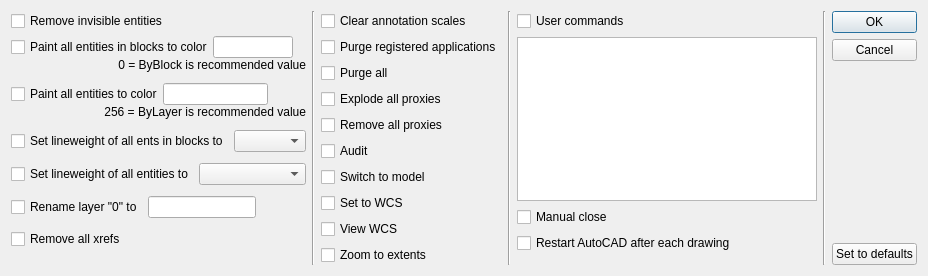
<?xml version="1.0" encoding="UTF-8"?>
<ui version="4.0">
 <class>PreloadParamsDlg</class>
 <widget class="QDialog" name="PreloadParamsDlg">
  <property name="geometry">
   <rect>
    <x>0</x>
    <y>0</y>
    <width>896</width>
    <height>260</height>
   </rect>
  </property>
  <property name="windowTitle">
   <string>Processing parameters for drawings</string>
  </property>
  <property name="locale">
   <locale language="English" country="UnitedStates"/>
  </property>
  <layout class="QHBoxLayout" name="horizontalLayout_8" stretch="0,0,0,0,1,0,0">
   <item>
    <layout class="QVBoxLayout" name="verticalLayout">
     <property name="spacing">
      <number>5</number>
     </property>
     <item>
      <widget class="QCheckBox" name="cbRemoveInvisible">
       <property name="text">
        <string>Remove invisible entities</string>
       </property>
      </widget>
     </item>
     <item>
      <layout class="QVBoxLayout" name="verticalLayout_5">
       <property name="spacing">
        <number>0</number>
       </property>
       <item>
        <layout class="QHBoxLayout" name="horizontalLayout">
         <item>
          <widget class="QCheckBox" name="cbColorBlocks">
           <property name="text">
            <string>Paint all entities in blocks to color</string>
           </property>
          </widget>
         </item>
         <item>
          <widget class="QLineEdit" name="leColorBlocks">
           <property name="alignment">
            <set>Qt::AlignCenter</set>
           </property>
          </widget>
         </item>
         <item>
          <spacer name="horizontalSpacer">
           <property name="orientation">
            <enum>Qt::Horizontal</enum>
           </property>
           <property name="sizeHint" stdset="0">
            <size>
             <width>40</width>
             <height>20</height>
            </size>
           </property>
          </spacer>
         </item>
        </layout>
       </item>
       <item>
        <layout class="QHBoxLayout" name="horizontalLayout_6">
         <property name="bottomMargin">
          <number>6</number>
         </property>
         <item>
          <widget class="QLabel" name="label">
           <property name="text">
            <string>0 = ByBlock is recommended value</string>
           </property>
           <property name="alignment">
            <set>Qt::AlignRight|Qt::AlignTrailing|Qt::AlignVCenter</set>
           </property>
          </widget>
         </item>
        </layout>
       </item>
      </layout>
     </item>
     <item>
      <layout class="QVBoxLayout" name="verticalLayout_6">
       <property name="spacing">
        <number>0</number>
       </property>
       <item>
        <layout class="QHBoxLayout" name="horizontalLayout_2">
         <item>
          <widget class="QCheckBox" name="cbColorEntities">
           <property name="text">
            <string>Paint all entities to color</string>
           </property>
          </widget>
         </item>
         <item>
          <widget class="QLineEdit" name="leColorEntities">
           <property name="alignment">
            <set>Qt::AlignCenter</set>
           </property>
          </widget>
         </item>
         <item>
          <spacer name="horizontalSpacer_2">
           <property name="orientation">
            <enum>Qt::Horizontal</enum>
           </property>
           <property name="sizeHint" stdset="0">
            <size>
             <width>40</width>
             <height>20</height>
            </size>
           </property>
          </spacer>
         </item>
        </layout>
       </item>
       <item>
        <layout class="QHBoxLayout" name="horizontalLayout_7">
         <property name="bottomMargin">
          <number>6</number>
         </property>
         <item>
          <widget class="QLabel" name="label_2">
           <property name="text">
            <string>256 = ByLayer is recommended value</string>
           </property>
           <property name="alignment">
            <set>Qt::AlignRight|Qt::AlignTrailing|Qt::AlignVCenter</set>
           </property>
          </widget>
         </item>
        </layout>
       </item>
      </layout>
     </item>
     <item>
      <layout class="QHBoxLayout" name="horizontalLayout_3">
       <property name="bottomMargin">
        <number>6</number>
       </property>
       <item>
        <widget class="QCheckBox" name="cbLWBlocks">
         <property name="text">
          <string>Set lineweight of all ents in blocks to</string>
         </property>
        </widget>
       </item>
       <item>
        <widget class="QComboBox" name="listLWBlocks">
         <property name="sizeAdjustPolicy">
          <enum>QComboBox::AdjustToContents</enum>
         </property>
        </widget>
       </item>
      </layout>
     </item>
     <item>
      <layout class="QHBoxLayout" name="horizontalLayout_5">
       <property name="bottomMargin">
        <number>6</number>
       </property>
       <item>
        <widget class="QCheckBox" name="cbLWEntities">
         <property name="text">
          <string>Set lineweight of all entities to</string>
         </property>
        </widget>
       </item>
       <item>
        <widget class="QComboBox" name="listLWEntities">
         <property name="sizeAdjustPolicy">
          <enum>QComboBox::AdjustToContents</enum>
         </property>
        </widget>
       </item>
      </layout>
     </item>
     <item>
      <layout class="QHBoxLayout" name="horizontalLayout_4">
       <property name="bottomMargin">
        <number>6</number>
       </property>
       <item>
        <widget class="QCheckBox" name="cbRename0">
         <property name="text">
          <string>Rename layer &quot;0&quot; to</string>
         </property>
        </widget>
       </item>
       <item>
        <widget class="QLineEdit" name="leLayer0"/>
       </item>
       <item>
        <spacer name="horizontalSpacer_4">
         <property name="orientation">
          <enum>Qt::Horizontal</enum>
         </property>
         <property name="sizeHint" stdset="0">
          <size>
           <width>40</width>
           <height>20</height>
          </size>
         </property>
        </spacer>
       </item>
      </layout>
     </item>
     <item>
      <widget class="QCheckBox" name="cbRemoveXrefs">
       <property name="text">
        <string>Remove all xrefs</string>
       </property>
      </widget>
     </item>
     <item>
      <spacer name="verticalSpacer">
       <property name="orientation">
        <enum>Qt::Vertical</enum>
       </property>
       <property name="sizeHint" stdset="0">
        <size>
         <width>20</width>
         <height>40</height>
        </size>
       </property>
      </spacer>
     </item>
    </layout>
   </item>
   <item>
    <widget class="Line" name="line">
     <property name="orientation">
      <enum>Qt::Vertical</enum>
     </property>
    </widget>
   </item>
   <item>
    <layout class="QVBoxLayout" name="verticalLayout_2">
     <item>
      <widget class="QCheckBox" name="cbClearAnnoScales">
       <property name="text">
        <string>Clear annotation scales</string>
       </property>
      </widget>
     </item>
     <item>
      <widget class="QCheckBox" name="cbPurgeRegApps">
       <property name="text">
        <string>Purge registered applications</string>
       </property>
      </widget>
     </item>
     <item>
      <widget class="QCheckBox" name="cbPurgeAll">
       <property name="text">
        <string>Purge all</string>
       </property>
      </widget>
     </item>
     <item>
      <widget class="QCheckBox" name="cbExplodeProxy">
       <property name="text">
        <string>Explode all proxies</string>
       </property>
      </widget>
     </item>
     <item>
      <widget class="QCheckBox" name="cbRemoveProxy">
       <property name="text">
        <string>Remove all proxies</string>
       </property>
      </widget>
     </item>
     <item>
      <widget class="QCheckBox" name="cbAudit">
       <property name="text">
        <string>Audit</string>
       </property>
      </widget>
     </item>
     <item>
      <widget class="QCheckBox" name="cbSwitchToModel">
       <property name="text">
        <string>Switch to model</string>
       </property>
      </widget>
     </item>
     <item>
      <widget class="QCheckBox" name="cbSetWCS">
       <property name="text">
        <string>Set to WCS</string>
       </property>
      </widget>
     </item>
     <item>
      <widget class="QCheckBox" name="cbViewWCS">
       <property name="text">
        <string>View WCS</string>
       </property>
      </widget>
     </item>
     <item>
      <widget class="QCheckBox" name="cbZoomE">
       <property name="text">
        <string>Zoom to extents</string>
       </property>
      </widget>
     </item>
     <item>
      <spacer name="verticalSpacer_2">
       <property name="orientation">
        <enum>Qt::Vertical</enum>
       </property>
       <property name="sizeHint" stdset="0">
        <size>
         <width>20</width>
         <height>40</height>
        </size>
       </property>
      </spacer>
     </item>
    </layout>
   </item>
   <item>
    <widget class="Line" name="line_2">
     <property name="orientation">
      <enum>Qt::Vertical</enum>
     </property>
    </widget>
   </item>
   <item>
    <layout class="QVBoxLayout" name="verticalLayout_3">
     <item>
      <widget class="QCheckBox" name="cbUserCommands">
       <property name="text">
        <string>User commands</string>
       </property>
      </widget>
     </item>
     <item>
      <widget class="QPlainTextEdit" name="ptUserCommands">
       <property name="minimumSize">
        <size>
         <width>300</width>
         <height>0</height>
        </size>
       </property>
      </widget>
     </item>
     <item>
      <widget class="QCheckBox" name="cbManualClose">
       <property name="text">
        <string>Manual close</string>
       </property>
      </widget>
     </item>
     <item>
      <widget class="QCheckBox" name="cbRestartAfterEach">
       <property name="text">
        <string>Restart AutoCAD after each drawing</string>
       </property>
      </widget>
     </item>
     <item>
      <spacer name="verticalSpacer_3">
       <property name="orientation">
        <enum>Qt::Vertical</enum>
       </property>
       <property name="sizeHint" stdset="0">
        <size>
         <width>20</width>
         <height>40</height>
        </size>
       </property>
      </spacer>
     </item>
    </layout>
   </item>
   <item>
    <widget class="Line" name="line_3">
     <property name="orientation">
      <enum>Qt::Vertical</enum>
     </property>
    </widget>
   </item>
   <item>
    <layout class="QVBoxLayout" name="verticalLayout_4">
     <item>
      <widget class="QPushButton" name="pbOK">
       <property name="text">
        <string>OK</string>
       </property>
      </widget>
     </item>
     <item>
      <widget class="QPushButton" name="pbCancel">
       <property name="text">
        <string>Cancel</string>
       </property>
      </widget>
     </item>
     <item>
      <spacer name="verticalSpacer_4">
       <property name="orientation">
        <enum>Qt::Vertical</enum>
       </property>
       <property name="sizeHint" stdset="0">
        <size>
         <width>20</width>
         <height>40</height>
        </size>
       </property>
      </spacer>
     </item>
     <item>
      <widget class="QPushButton" name="pbDefaults">
       <property name="text">
        <string>Set to defaults</string>
       </property>
      </widget>
     </item>
    </layout>
   </item>
  </layout>
 </widget>
 <resources/>
 <connections>
  <connection>
   <sender>pbCancel</sender>
   <signal>clicked()</signal>
   <receiver>PreloadParamsDlg</receiver>
   <slot>reject()</slot>
   <hints>
    <hint type="sourcelabel">
     <x>844</x>
     <y>53</y>
    </hint>
    <hint type="destinationlabel">
     <x>447</x>
     <y>185</y>
    </hint>
   </hints>
  </connection>
 </connections>
</ui>
